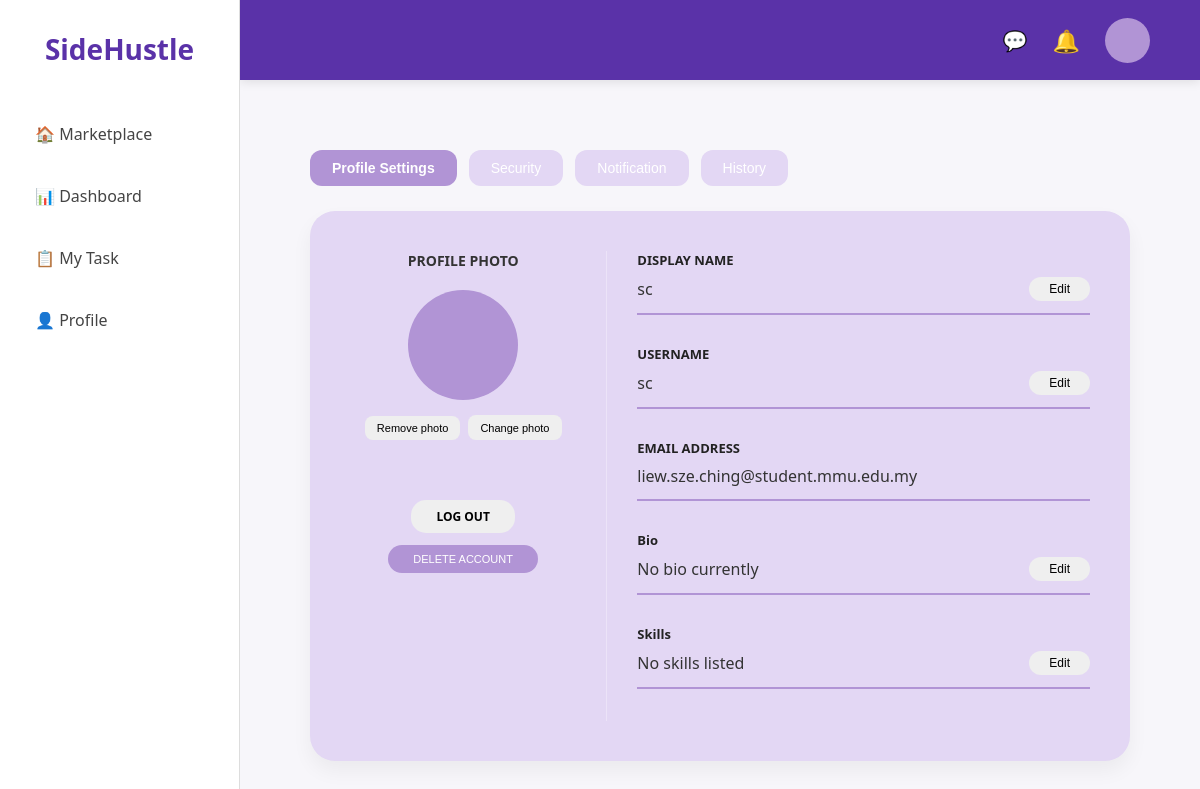
The page /profile (signed in) on the database its author committed.
### app.py (models this page shows, shortened)
class User(db.Model):
    id = db.Column(db.Integer, primary_key=True)
    email = db.Column(db.String(150), unique=True, nullable=False)
    username = db.Column(db.String(150), unique=True, nullable=False)
    display_name = db.Column(db.String(150), nullable=True)
    password = db.Column(db.String(150), nullable=False)
    security_question = db.Column(db.String(200), nullable=False)
    security_answer = db.Column(db.String(200), nullable=False)
    bio = db.Column(db.Text, default="No bio currently")
    avatar = db.Column(db.String(200), nullable=True)
    skills = db.Column(db.Text, default="No skills listed")
    is_admin = db.Column(db.Boolean, default=False)
    credit = db.Column(db.Float, default=0.0)
    total_rating = db.Column(db.Float, default=5.0)
    review_count = db.Column(db.Integer, default=1)
    tasks_completed = db.Column(db.Integer, default=0)

### app.py (the view)
@app.route('/profile')
def profile():
    if 'user_id' not in session:
        return redirect(url_for('login'))
    user = db.session.get(User, session['user_id'])
    return render_template('profile.html', user=user)

### app.py (called while the page is built)
@app.context_processor
def inject_notifications():
    if 'user_id' in session:
        current_user = User.query.get(session['user_id'])
        if current_user:
            user_notifications = Notification.query.filter_by(
                user_id=current_user.id
            ).order_by(Notification.id.desc()).limit(5).all()
            return dict(notifications=user_notifications)
        else:
            session.pop('user_id', None)
    return dict(notifications=[])

### templates/profile.html (shortened to what this page needs)
{% extends "base.html" %}
{% block content %}
<link rel="stylesheet" href="{{ url_for('static', filename='profile.css') }}">
<link rel='stylesheet' href='https://cdn-uicons.flaticon.com/uicons-regular-rounded/css/uicons-regular-rounded.css'>
<link rel="stylesheet" href="https://cdnjs.cloudflare.com/ajax/libs/cropperjs/1.5.13/cropper.min.css">
<div class="profile-wrapper">
    <div class="tab-container">
        <button class="tab active">Profile Settings</button>
        <button class="tab">Security</button>
        <button class="tab">Notification</button>
        <button class="tab">History</button>
    </div>
    <div class="profile-main-card">
        <div class="profile-left-panel">
            <h3 class="section-title">PROFILE PHOTO</h3>
            <form id="avatar-form" action="{{ url_for('update_profile') }}" method="POST" enctype="multipart/form-data">
                <div class="avatar-box" onclick="document.getElementById('avatar-input').click()" style="cursor: pointer;">
                </div>
            </form>
            <div class="photo-controls">
                <form action="{{ url_for('update_profile') }}" method="POST" style="display: inline;">
                    <button class="small-btn">Remove photo</button>
                </form>
                <button class="small-btn" onclick="document.getElementById('avatar-input').click()">Change photo</button>
            </div>
            <div class="log-out-delete">
                <a href="{{ url_for('login') }}" class="logout-link-btn">LOG OUT</a>
                <form action="{{ url_for('delete_account') }}" method="POST" onsubmit="return confirm('Are you absolutely sure you want to permanently delete your account? This action cannot be undone.');" style="display: inline;">
                    <button type="submit" class="delete-acc-btn" style="cursor: pointer;">DELETE ACCOUNT</button>
                </form>
            </div>
        </div>
        <div class="profile-right-panel">
            <div class="detail-row" id="row-displayname">
                <label>DISPLAY NAME</label>
                <div class="field-content">
                    <span class="view-mode">{{ user.display_name if user.display_name else user.username }}</span>
                    <button class="edit-btn view-mode" onclick="toggleEdit('displayname')">Edit</button>
                </div>
            </div>
            <div class="detail-row" id="row-username">
                <label>USERNAME</label>
                <div class="field-content">
                    <span class="view-mode">{{ user.username }}</span>
                    <button class="edit-btn view-mode" onclick="toggleEdit('username')">Edit</button>
                </div>
            </div>
            <div class="detail-row">
                <label>EMAIL ADDRESS</label>
                <div class="field-content">
                    <span>{{ user.email }}</span>
                </div>
            </div>
            <div class="detail-row" id="row-bio">
                <label>Bio</label>
                <div class="field-content">
                    <span class="view-mode">{{ user.bio if user.bio and user.bio.strip() != "" else "No bio currently" }}</span>
                    <button class="edit-btn view-mode" onclick="toggleEdit('bio')">Edit</button>
                </div>
            </div>
            <div class="detail-row" id="row-skills">
                <label>Skills</label>
                <div class="field-content">
                    <span class="view-mode">{{ user.skills if user.skills else "No skills listed" }}</span>
                    <button class="edit-btn view-mode" onclick="toggleEdit('skills')">Edit</button>
                </div>
            </div>
        </div>
    </div>
</div>
{% endblock %}

### static/style.css (style rules this page uses)
* { box-sizing: border-box; margin: 0; padding: 0; }
body { font-family: 'Segoe UI', Roboto, Helvetica, Arial, sans-serif; background-color: #f7f6fa; color: #2d263b; overflow-x: hidden; }

### static/profile.css (style rules this page uses)
.profile-wrapper { padding: 30px; height: 100%; }
.tab-container { display: flex; gap: 12px; margin-bottom: 25px; }
.tab { background: #e3d7f4; color: white; border: none; padding: 10px 22px; border-radius: 12px; font-size: 14px; cursor: pointer; }
.tab.active { background: #b194d5; font-weight: bold; }
.profile-main-card { background: #e3d7f4; border-radius: 25px; display: flex; padding: 40px; min-height: 550px; box-shadow: 0 10px 20px rgba(0,0,0,0.05); }
.profile-left-panel { flex: 1; text-align: center; border-right: 1.5px solid rgba(255, 255, 255, 0.3); padding-right: 30px; }
.section-title { font-size: 14px; color: #333; margin-bottom: 20px; }
.avatar-box { width: 110px; height: 110px; background: #b194d5; border-radius: 50%; margin: 0 auto 15px; display: flex; align-items: center; justify-content: center; color: white; font-size: 35px; transition: all 0.3s ease; overflow: hidden; position: relative; }
.photo-controls { display: flex; gap: 8px; justify-content: center; margin-bottom: 60px; }
.small-btn { background: #efefef; border: none; padding: 6px 12px; border-radius: 8px; font-size: 11px; cursor: pointer; }
.log-out-delete { margin-top: 40px; display: flex; flex-direction: column; gap: 12px; align-items: center; }
.logout-link-btn { background: #efefef; color: black; text-decoration: none; padding: 8px 25px; border-radius: 15px; font-size: 12px; font-weight: bold; }
.delete-acc-btn { background: #b194d5; color: white; border: none; padding: 8px 25px; border-radius: 15px; font-size: 11px; }
.profile-right-panel { flex: 2; padding-left: 30px; }
.detail-row { margin-bottom: 30px; border-bottom: 2px solid #b194d5; padding-bottom: 12px; }
.detail-row label { display: block; font-weight: bold; font-size: 13px; margin-bottom: 8px; color: #222; }
.field-content { display: flex; justify-content: space-between; align-items: center; }
.field-content span { font-size: 16px; color: #333; }
.edit-btn { background: #efefef; border: none; padding: 5px 20px; border-radius: 15px; font-size: 12px; cursor: pointer; }

### rows shown on the page
User: display_name+username "sc", username "sc", email "liew.sze.ching@student.mmu.edu.my", bio "No bio currently", skills "No skills listed"
